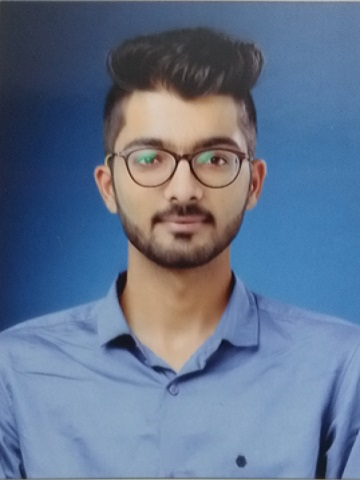
#> input picture Image.jpg, 360 x 480 px, found by its file name
$ python Face_Detection.py
#> lines starting #> are read from the running program, lines starting #| are printed output that depends on the picture; after the words box and inside, x2 and y2 are one past the last pixel; in counts of white or black regions, pixels touching at a corner belong together
import  cv2
#create cascade classifier object
face_cascade = cv2.CascadeClassifier("D:\Projects\Face detection\haarcascade_frontalface_default.xml")

#read image as it is
img = cv2.imread("D:\Projects\Face detection\Image.jpg",1)
#> img is the input picture: shape (480, 360, 3); mean B, G, R 142, 115.7, 98.5

#reading the image as gray scale image
gray_img = cv2.cvtColor(img,cv2.COLOR_BGR2GRAY)
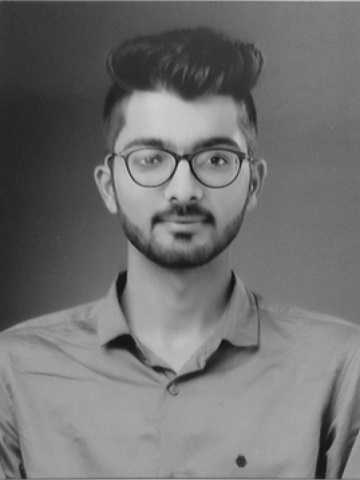
#> gray_img: shape (480, 360); min 16, max 207, mean 113.5

#search the image as gray scale image
faces = face_cascade.detectMultiScale(gray_img, scaleFactor = 1.05 , minNeighbors=50)
#> faces = [[90, 86, 185, 185]]

print(type(faces))
#| <class 'numpy.ndarray'>
print(faces)
#| [[ 90  86 185 185]]

for x,y,w,h in faces:
    img = cv2.rectangle(img, (x,y), (x+w,y+h),(0,255,0),3)
#> this loop made 1 pass
#> pass 1, `img = cv2.rectangle(img, (x,y), (x+w,y+h),(0,255,0),3)`:
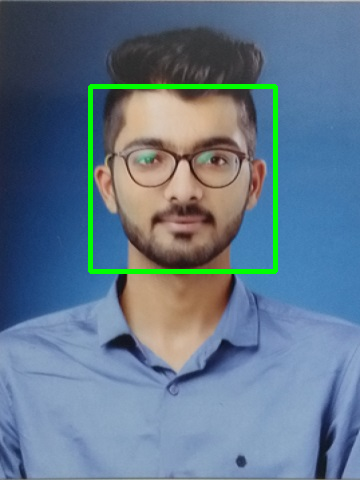
#> img: shape (480, 360, 3); 2.13% of pixels changed, all inside (x1, y1, x2, y2) = (88, 84, 278, 274)

#resize the images
# resized = cv2.resize(img,(int(img.shape[1]/2),int(img.shape[0]/2)))

cv2.imshow("Legend",img)
cv2.waitKey(0)

cv2.destroyAllWindows
# print(img.shape)
